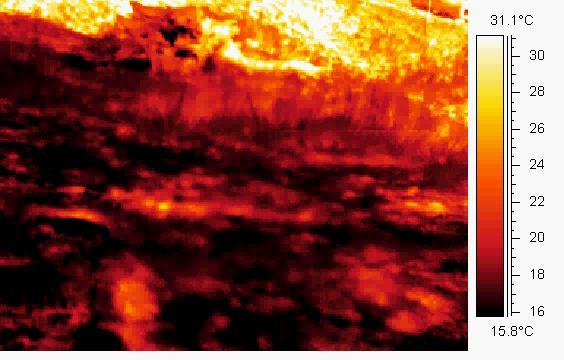
%> input picture week4/Images/DINGO3_Background.jpeg, 564 x 360 px
$ octave Wk3_homework_background_subtraction.m   (GNU Octave 9; MATLAB toolbox functions it lacks are replaced by stand-ins)
%> lines starting %> are read from the running program, lines starting %| are printed output that depends on the picture; in (x1, y1, x2, y2) boxes, pixels count from 0 and x2, y2 are one past the last pixel; in counts of white or black regions, pixels touching at a corner belong together; the program's own positions count from 1
% Background subtraction example on thermal images
% Author: Roland Goecke, (c) 2018

clear variables;    % This is similar to 'clear all' but more efficient.
close all;
clc;

% Load images *** Change file path to your current settings ***
backgroundImg = imread('Images\DINGO3_Background.jpeg');
%> backgroundImg is the input picture: size 360x564x3 uint8; mean R, G, B 139.1, 71.8, 54.6
dingoImg = imread('Images\DINGO3_Frame0.jpeg');
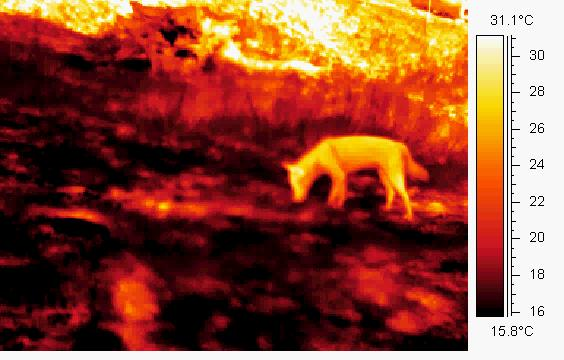
%> input picture week4/Images/DINGO3_Frame0.jpeg, 564 x 360 px
%> dingoImg is the input picture: size 360x564x3 uint8; mean R, G, B 142.6, 75.4, 54

% Display images
figure(1);
imshow(backgroundImg);

figure(2);
imshow(dingoImg);

separateBackground(dingoImg, backgroundImg);
% [2 lines not run here, left out]
function separateBackground(im1,im2)
    % Compute difference image
    % (Literally, subtract the background image from the current image.)
    diffImg = im1 - im2;
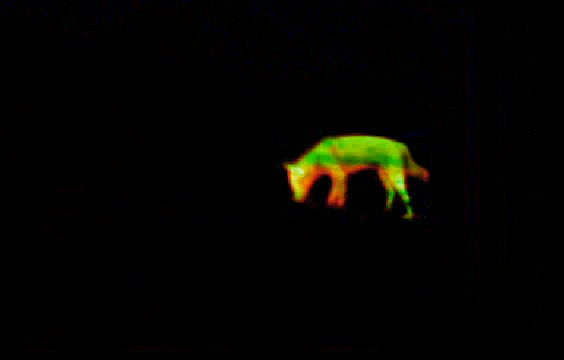
%> diffImg: size 360x564x3 uint8; mean R, G, B 4.3, 4.1, 0.7

    % Find the minimum pixel value. Divide by 255 as we will need this value
    % to be in the range of 0 to 1.
    minPixelValue = double(min(min(diffImg)))/255.0;
%> minPixelValue = [0 0 0]
    disp('Min Pixel Value for Red, Green, Blue channels:');
    disp(minPixelValue);
%| ans(:,:,1) = 0
%| ans(:,:,2) = 0
%| ans(:,:,3) = 0

    % Find the maximum pixel value. Divide by 255 as we will need this value
    % to be in the range of 0 to 1.
    maxPixelValue = double(max(max(diffImg)))/255.0;
%> maxPixelValue = [0.973 0.961 0.62]
    disp('Max Pixel Value for Red, Green, Blue channels:');
    disp(maxPixelValue);
%| ans(:,:,1) = 0.9725
%| ans(:,:,2) = 0.9608
%| ans(:,:,3) = 0.6196

    % Display difference image without rescaling
    figure(3);
    imshow(diffImg);

    % Display difference image with rescaling
    rescaledDiffImg = imadjust(diffImg, ...
                        [minPixelValue(1) minPixelValue(2) minPixelValue(3); ...
                        maxPixelValue(1) maxPixelValue(2) maxPixelValue(3)], ...
                    []);
    figure(4);
    imshow(rescaledDiffImg);

    % Convert into greyscale image
    greyDiffImg = rgb2gray(rescaledDiffImg);
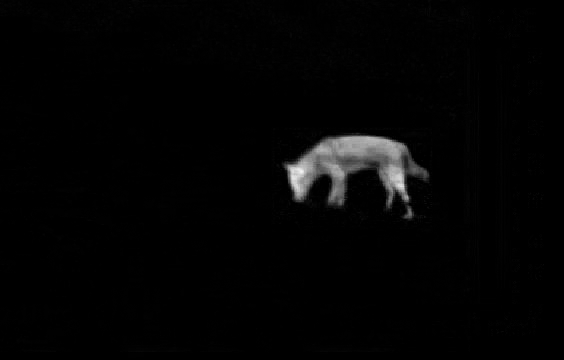
%> greyDiffImg: size 360x564 uint8; min 0, max 245, mean 4
    figure(5);
    imshow(greyDiffImg);

    % Threshold image - Experiment with different threshold values!
    thresholdedImg = imbinarize(greyDiffImg, 0.1);
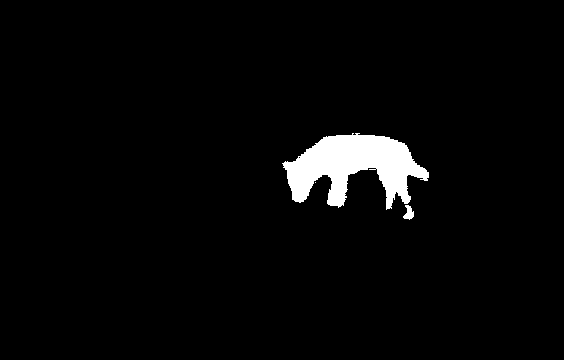
%> thresholdedImg: size 360x564 logical; 3% white; 3 white regions (1 under 20 px), largest, box (x1, y1, x2, y2) and area: (282, 133, 429, 210) 6085, (403, 205, 414, 220) 100
    figure(6);
    imshow(thresholdedImg);

    greyDiffImg = rgb2gray(rescaledDiffImg);
    BW_dingo = imbinarize(greyDiffImg, 0.1);

    se = strel('sphere', 5);
    dilated_dingo = imdilate(BW_dingo,se);
%> dilated_dingo: size 360x454 logical; every value is 1


    se = strel('sphere', 4);
    eroded_dingo = imerode(dilated_dingo,se);
%> eroded_dingo: size 360x382 logical; every value is 0

    figure(6);
    imshow(dilated_dingo);

    figure(7);
    imshow(eroded_dingo);

%> (the run ends here)
